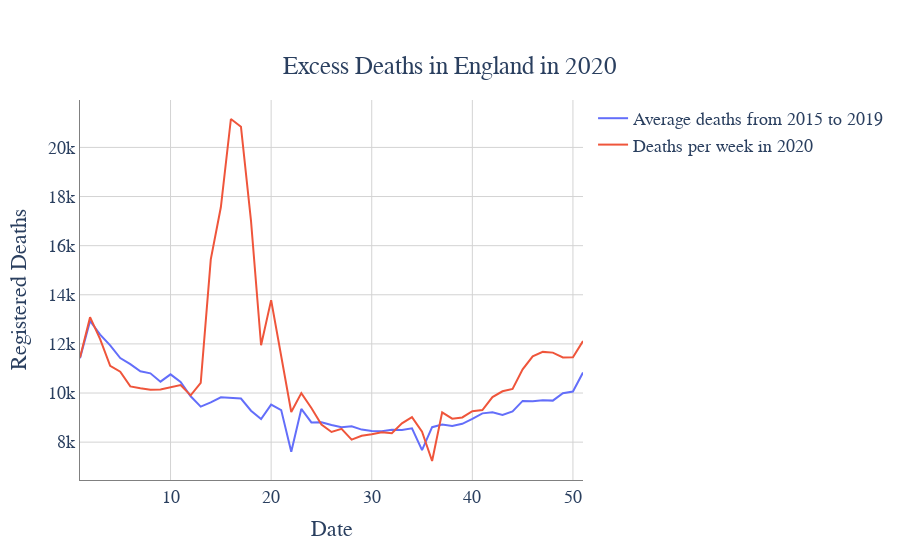

The code cell stored with this chart in its notebook:
### Code cell
trace0= go.Scatter(
x=eng_excess['Week_Number'],
y=eng_excess['avg_reg_deaths_15_19'],
mode='lines',
name='Average deaths from 2015 to 2019'
)
trace1=go.Scatter(
x=eng_excess['Week_Number'],
y=eng_excess['reg_deaths_20'],
mode='lines',
name='Deaths per week in 2020')
data=[trace0, trace1]
layout=go.Layout(title={'text': 'Excess Deaths in England in 2020','y':0.9,'x':0.5,'xanchor': 'center',
        'yanchor': 'top'},
                 xaxis_title='Date',
                yaxis_title='Registered Deaths',
                font=dict(
        family="Helvetica",
        size=18,
        #color="blue"
                ),
        plot_bgcolor='rgb(255,255,255)',
                 )
fig=go.Figure(data=data, layout=layout)
fig.update_xaxes(showline=True, linewidth=1, linecolor='grey', gridcolor='lightgrey')
fig.update_yaxes(showline=True, linewidth=1, linecolor='grey', gridcolor='lightgrey')
iplot(fig)

### Figure 1 — Plotly figure (JSON) as saved in the notebook; plotly's stock layout.template omitted (floating-point values rounded to 4 significant figures)
{"data": [{"mode": "lines", "name": "Average deaths from 2015 to 2019", "type": "scatter", "x": [1, 2, 3, 4, 5, 6, 7, 8, 9, 10, 11, 12, 13, 14, 15, 16, 17, 18, 19, 20, 21, 22, 23, 24, 25, 26, 27, 28, 29, 30, 31, 32, 33, 34, 35, 36, 37, 38, 39, 40, 41, 42, 43, 44, 45, 46, 47, 48, 49, 50, 51], "y": [11420.0, 12934, 12380.0, 11940.0, 11420.0, 11180.0, 10880.0, 10801, 10462, 10760.0, 10450.0, 9868.0, 9444, 9617, 9826, 9811.0, 9775.0, 9277.0, 8943.0, 9529.0, 9304.0, 7610.0, 9351.0, 8803.0, 8812.0, 8697.0, 8608, 8650.0, 8511.0, 8454.0, 8439.0, 8503.0, 8499.0, 8560.0, 7676.0, 8608.0, 8716.0, 8662.0, 8746.0, 8944.0, 9172.0, 9216.0, 9105.0, 9254.0, 9679.0, 9670.0, 9704.0, 9690.0, 9995.0, 10060.0, 10830.0]}, {"mode": "lines", "name": "Deaths per week in 2020", "type": "scatter", "x": [1, 2, 3, 4, 5, 6, 7, 8, 9, 10, 11, 12, 13, 14, 15, 16, 17, 18, 19, 20, 21, 22, 23, 24, 25, 26, 27, 28, 29, 30, 31, 32, 33, 34, 35, 36, 37, 38, 39, 40, 41, 42, 43, 44, 45, 46, 47, 48, 49, 50, 51], "y": [11443, 13088, 12197, 11105, 10868, 10270, 10196, 10135, 10140, 10224, 10323, 9905, 10413, 15439, 17563, 21157, 20841, 17004, 11946, 13783, 11586, 9228, 9995, 9391, 8716, 8414, 8542, 8103, 8262, 8317, 8404, 8365, 8767, 9021, 8425, 7232, 9215, 8955, 9005, 9257, 9308, 9833, 10070, 10166, 10962, 11495, 11675, 11645, 11450, 11460, 12113]}], "layout": {"autosize": true, "font": {"family": "Helvetica", "size": 18}, "plot_bgcolor": "rgb(255,255,255)", "title": {"text": "Excess Deaths in England in 2020", "x": 0.5, "xanchor": "center", "y": 0.9, "yanchor": "top"}, "xaxis": {"autorange": true, "gridcolor": "lightgrey", "linecolor": "grey", "linewidth": 1, "range": [1, 51], "showline": true, "title": {"text": "Date"}, "type": "linear"}, "yaxis": {"autorange": true, "gridcolor": "lightgrey", "linecolor": "grey", "linewidth": 1, "range": [6458.0, 21930.0], "showline": true, "title": {"text": "Registered Deaths"}, "type": "linear"}}}
